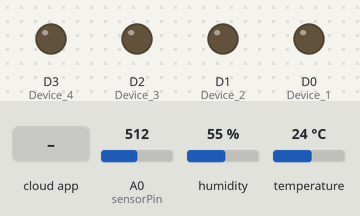
Bench run of a sketch on a simulated ESP8266 (NodeMCU). Parts: output pins drawn as LEDs (lit = HIGH). The inputs (shaded band) are chosen by the test bench; at power-on: A0 (sensorPin) = 512, humidity 55 %, temperature 24 °C. WiFi joins after 1.5 s; servers stay silent unless stated; the Firebase database answers and starts empty; what the sketch prints to the serial monitor is not drawn.

Above: at 2.7 s.
2.8 s: the phone or cloud app sets D1 to 0
At 4.9 s:
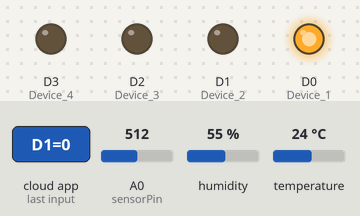
5.2 s: the phone or cloud app sets D2 to 0
At 7.2 s:
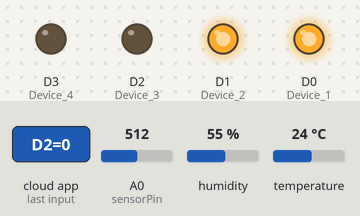
7.5 s: the phone or cloud app sets D1 to 1
At 9.0 s:
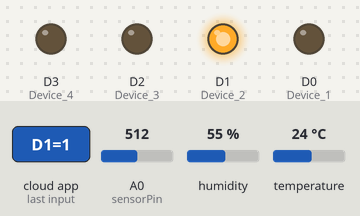
9.5 s: the phone or cloud app sets D3 to 0
At 11.6 s:
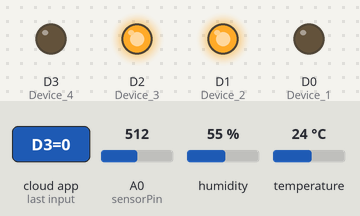
11.9 s: the phone or cloud app sets D4 to 0
At 13.5 s:
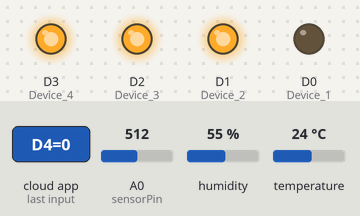
14.2 s: the phone or cloud app sets D2 to 1
At 14.9 s:
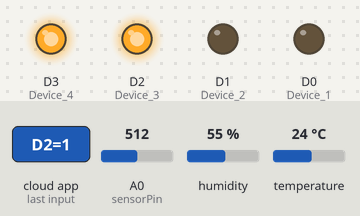
Timing chart, 0 to 17.0 s (numbered marks = the images above; inputs shaded):
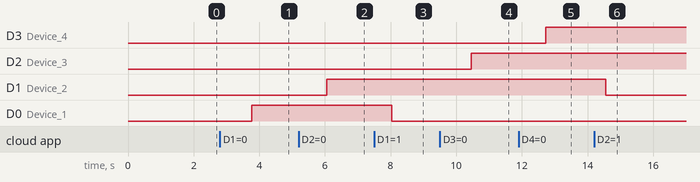

The sketch:

Firebase_HomeAutomation.ino
```cpp
#include <FirebaseESP8266.h>
#include  <ESP8266WiFi.h>
#include "DHT.h"
#define DHTTYPE DHT11   // DHT 11
// Initialize DHT sensor.
uint8_t DHTPin = D4;
DHT dht(DHTPin, DHTTYPE);
int sensorPin = A0;
int val = 0;
#define ssid "BALA"  //WiFi SSID
#define password "4285299689"  //WiFi Password
#define FIREBASE_HOST "mykingdom-a2f4e-default-rtdb.firebaseio.com"       //Firebase Project URL Remove "https:" , "\" and "/"
#define FIREBASE_AUTH "6XyF26hUVbnw3PxOacBS10aBZNBQU1b2U2N70bpB"      //Firebase Auth Token

FirebaseData firebaseData;

//If using Relay Module
int Device_1 = D0; //initialize D0 Pin
int Device_2 = D1; //initialize D1 Pin
int Device_3 = D2; //initialize D2 Pin
int Device_4 = D3; //initialize D3 Pin


void setup() {

 Serial.begin(9600);
   WiFi.begin (ssid, password);
   while (WiFi.status() != WL_CONNECTED) {
    delay(500);
    Serial.print(".");
  }
  Serial.println ("");
  Serial.println ("WiFi Connected!");
  Firebase.begin(FIREBASE_HOST,FIREBASE_AUTH);

    pinMode(Device_1,OUTPUT);//initialize the Device OUTPUT
    pinMode(Device_2,OUTPUT);//initialize the Device OUTPUT
    pinMode(Device_3,OUTPUT);//initialize the Device OUTPUT
    pinMode(Device_4,OUTPUT);//initialize the Device OUTPUT
    pinMode (DHTPin,INPUT);
    dht.begin();

}


void loop() {
  if (Firebase.get(firebaseData,"/ABS/D1")) {
    if (firebaseData.dataType() == "string") {
      String De1 = firebaseData.stringData();
          if (De1=="1"){
              digitalWrite(Device_1,LOW); //Device1 is ON
              Serial.println ("Device 1 ON");
          }
          else if (De1=="0"){
              digitalWrite(Device_1,HIGH);//Device1 if OFF
              Serial.println ("Device 1 OFF");
            }}}
  if (Firebase.get(firebaseData,"/ABS/D2")) {
    if (firebaseData.dataType() == "string") {
      String De2 = firebaseData.stringData();
          if (De2=="1"){
              digitalWrite(Device_2,LOW);//Device2 is ON
              Serial.println ("Device 2 ON");
          }
              else if (De2=="0"){
              digitalWrite(Device_2,HIGH);// Device2 os OFF
              Serial.println ("Device 2 OFF");
            }}}
  if (Firebase.get(firebaseData,"/ABS/D3")) {
    if (firebaseData.dataType() == "string") {
      String De3 = firebaseData.stringData();
          if (De3=="1"){
              digitalWrite(Device_3,LOW);//Device3 is ON
              Serial.println ("Device 3 ON");
          }
              else if (De3=="0"){
              digitalWrite(Device_3,HIGH);//Device3 is OFF
              Serial.println ("Device 3 OFF");
            }}}

  if (Firebase.get(firebaseData,"/ABS/D4")) {
    if (firebaseData.dataType() == "string") {
      String De4 = firebaseData.stringData();
          if (De4=="1"){
              digitalWrite(Device_4,LOW);//Device4 is ON
              Serial.println ("Device 4 ON");
          }
              else if (De4=="0"){
              digitalWrite(Device_4,HIGH);//Device4 is OFF
              Serial.println ("Device 4 OFF");
            }}}
  float Temperature = dht.readTemperature();
  Serial.print("Temperature = ");
  Serial.print(Temperature);
  Serial.println(" 'C ");
  Firebase.setFloat(firebaseData, "/ABS/Temp", Temperature);
  float Hum = dht.readHumidity();
  Serial.print("Humidity = ");
  Serial.print(Hum);
  Serial.println(" % ");
  Firebase.setFloat(firebaseData, "/ABS/Hum", Hum);
  int level = readSensor();
  Serial.print("water level:");
  Serial.println(level);
  Firebase.setFloat(firebaseData, "/ABS/waterlevel", level);

  }
 int readSensor(){
  val = analogRead(sensorPin);
  return val;
}
```

Measured:
- after the input at 2.8 s, D0 (Device_1): LOW → HIGH after 0.98 s
- after the input at 5.2 s, D1 (Device_2): LOW → HIGH after 0.85 s
- after the input at 7.5 s, D0 (Device_1): HIGH → LOW after 0.53 s
- after the input at 9.5 s, D2 (Device_3): LOW → HIGH after 0.95 s
- after the input at 11.9 s, D3 (Device_4): LOW → HIGH after 0.83 s
- after the input at 14.2 s, D1 (Device_2): HIGH → LOW after 0.36 s
